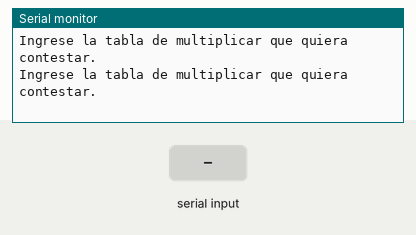
The sketch below on a simulated Arduino Uno, built with avr-gcc and run on an emulated ATmega328P. On the bench: the last lines printed to the serial monitor. Inputs (shaded band) come from the test bench.

Above: at 1.2 s.
1.3 s: "," received over Serial
At 2.9 s:
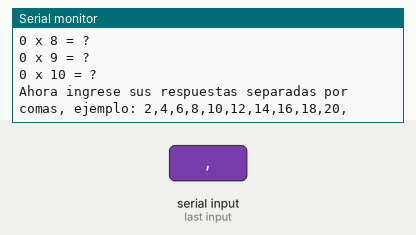
3.8 s: "," received over Serial
At 5.6 s:
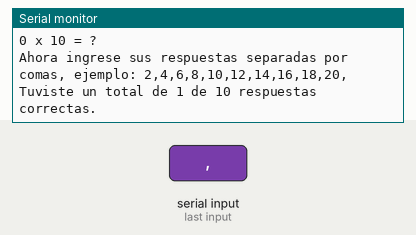
Timing chart, 0 to 7.1 s (numbered marks = the images above; inputs shaded):
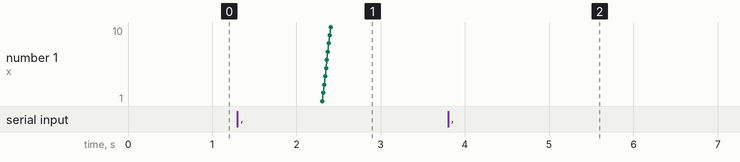

Measured:
- after the input at 1.3 s, the serial monitor: prints a new line after 1.0 s (image 1)
- after the input at 3.8 s, the serial monitor: prints a new line after 1.0 s (image 2)

The sketch:

SE_Ej12_Examen.ino
```cpp
String valor;
int valorIJ;
int aviso = 1;
int cont = 1;
int i = 1;
int respC;
int correctas = 0;
int nTabla;

void setup() {
  // put your setup code here, to run once:
  Serial.begin(9600);
}

void loop() {
  // put your main code here, to run repeatedly:
  if (aviso == 1) {
    Serial.println("Ingrese la tabla de multiplicar que quiera contestar.");
  }

  if (Serial.available() > 0) {
    aviso = -1;
    valor = Serial.readString();
    valor.trim();
    if (cont == 1) {
      nTabla = valor.toInt();
      for (int i  = 0; i < 10; i++) {
        Serial.println(String(nTabla) + " x " + String(i + 1) + " = ?");
      }
      Serial.println("Ahora ingrese sus respuestas separadas por comas, ejemplo: 2,4,6,8,10,12,14,16,18,20,");
      cont = 2;
    } else {
      while (valor.length() != 0) {
        valorIJ = valor.substring(0, valor.indexOf(",")).toInt();
        valor = valor.substring(valor.indexOf(",") + 1, valor.length());

        respC = nTabla * i;
        if (respC == valorIJ) {
          correctas = correctas + 1;
        }
        i = i + 1;
      }
      Serial.println("Tuviste un total de " + String(correctas) + " de 10 respuestas correctas.");
    }
  }
  delay(100);
}
```
